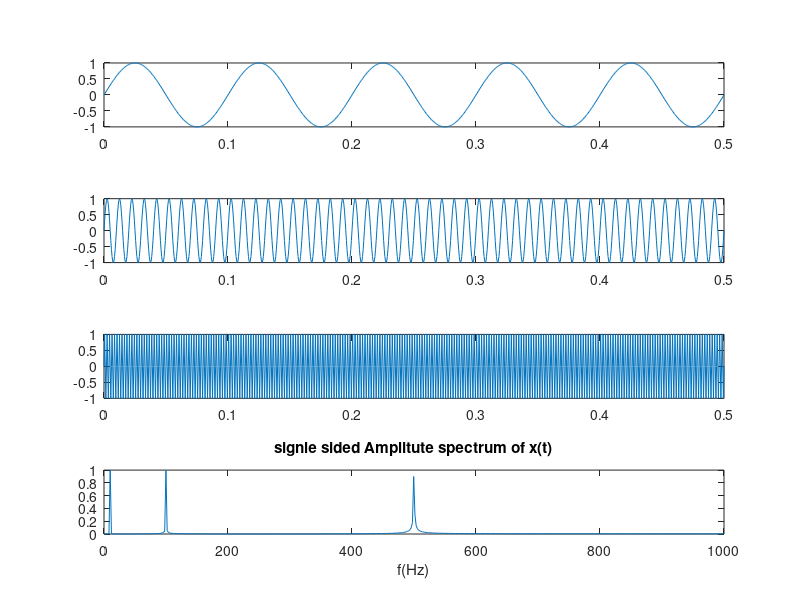

Reproduce this figure in MATLAB.
clc;
workspace;

format long g;
format compact;

frontSize=2;

t=0:1/2000:0.5;

f1=10;
t1=1/f1;
amp1=1;
signal1= amp1 * sin(2*pi*f1*t);

subplot(4,1,1)
plot(t,signal1)

f2=100;
t2=1/f2;
amp2=1;
signal2= amp2 * sin(2*pi*f2*t);

subplot(4,1,2)
plot(t,signal2)

f3=500;
t3=1/f3;
amp3=1;
signal3= amp3 * sin(2*pi*f3*t);

subplot(4,1,3)
plot(t,signal3)

signal = signal1+signal2+signal3;

subplot(4,1,4)
stem(t,signal)

signal_fft=fft(signal);
l=length(signal);
sig_max= abs(signal_fft);

fs=2000;
f=fs*(0:(l/2))/l;


p2= abs(signal_fft/l)
p1=p2(1: l/2+1)
p1(2:end-1)=2*p1(2:end-1)


plot(f,p1);
title('signle sided Amplitute spectrum of x(t)');
xlabel('f(Hz)')

